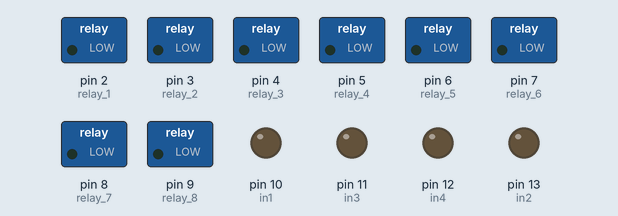
This sketch was run on a simulated Arduino Uno, built with avr-gcc and run on an emulated ATmega328P. Shown: switched loads named in the sketch (green lamp = pin HIGH), output pins drawn as LEDs (lit = HIGH). What the sketch prints to the serial monitor is not drawn.

Above: at 0.1 s.
At 2.1 s:
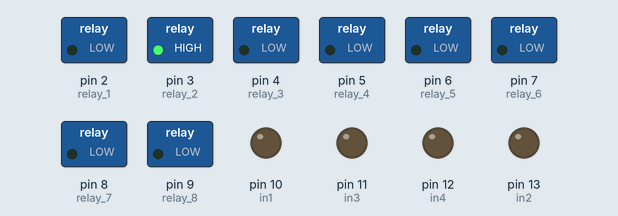
At 6.1 s:
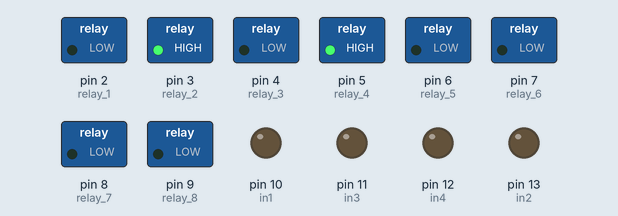
At 10.1 s:
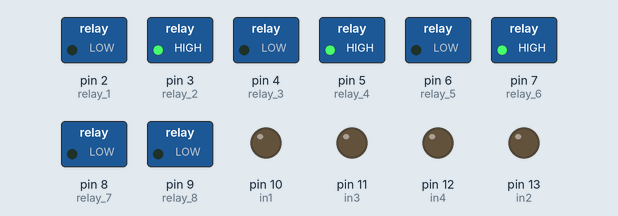
At 14.1 s:
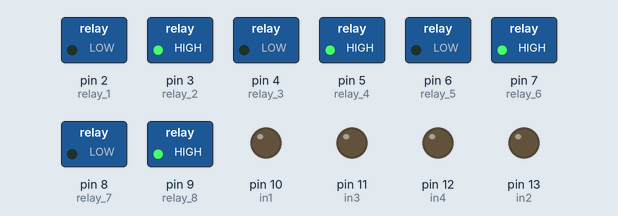
Timing chart, 0 to 15.6 s (numbered marks = the images above):
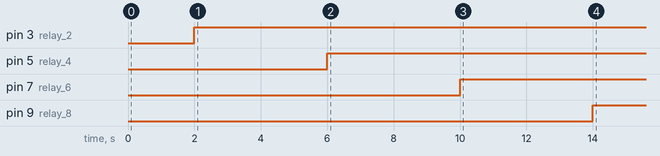

The sketch:

actuator_control.ino
```cpp
#define relay_1 2
#define relay_2 3
#define relay_3 4
#define relay_4 5
#define relay_5 6
#define relay_6 7
#define relay_7 8
#define relay_8 9
#define in1 10
#define in2 13
#define in3 11
#define in4 12

void setup() {
  // put your setup code here, to run once:

  pinMode(relay_1, OUTPUT);
  pinMode(relay_2, OUTPUT);
  pinMode(relay_3, OUTPUT);
  pinMode(relay_4, OUTPUT);
  pinMode(relay_5, OUTPUT);
  pinMode(relay_6, OUTPUT);
  pinMode(relay_7, OUTPUT);
  pinMode(relay_8, OUTPUT);

  pinMode(in1, OUTPUT);
  pinMode(in2, OUTPUT);
  pinMode(in3, OUTPUT);
  pinMode(in4, OUTPUT);
  Serial.begin(9600);

}

void loop() {
  // put your main code here, to run repeatedly:
  digitalWrite(relay_1, LOW);
  delay(2000);
  Serial.print("0");
  Serial.print("\t");
  digitalWrite(relay_2, HIGH);
  delay(2000);
  Serial.print("1");
  Serial.print("\t");
  digitalWrite(relay_3, LOW);
  delay(2000);
  Serial.print("0");
  Serial.print("\t");
  digitalWrite(relay_4, HIGH);
  delay(2000);
  Serial.print("1");
  Serial.print("\t");
  digitalWrite(relay_5, LOW);
  delay(2000);
  Serial.print("0");
  Serial.print("\t");
  digitalWrite(relay_6, HIGH);
  delay(2000);
  Serial.print("1");
  Serial.print("\t");
  digitalWrite(relay_7, LOW);
  delay(2000);
  Serial.print("0");
  Serial.print("\t");
  digitalWrite(relay_8, HIGH);
  delay(2000);
  Serial.print("1");
  Serial.print("\t");

  /*forward();
  delay(1000);
  reverse();
  delay(1000);*/
}

/*void forward(){
  analogWrite(in1, 255);
  analogWrite(in2, 0);
  analogWrite(in3, 255);
  analogWrite(in4, 0);
}
void reverse(){
  analogWrite(in1, 0);
  analogWrite(in2, 255);
  analogWrite(in3, 0);
  analogWrite(in4, 255);
}*/
```

Measured:
- by itself, pin 3 (relay_2): LOW → HIGH at 2.0 s
- by itself, pin 5 (relay_4): LOW → HIGH at 6.0 s
- by itself, pin 7 (relay_6): LOW → HIGH at 10.0 s
- by itself, pin 9 (relay_8): LOW → HIGH at 14.0 s
